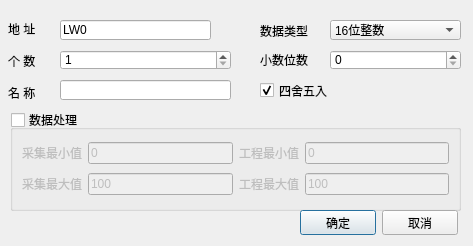
<?xml version="1.0" encoding="UTF-8"?>
<ui version="4.0">
 <class>InsertDataSample</class>
 <widget class="QDialog" name="InsertDataSample">
  <property name="geometry">
   <rect>
    <x>0</x>
    <y>0</y>
    <width>473</width>
    <height>246</height>
   </rect>
  </property>
  <property name="windowTitle">
   <string>Dialog</string>
  </property>
  <widget class="QGroupBox" name="groupBox">
   <property name="geometry">
    <rect>
     <x>10</x>
     <y>110</y>
     <width>451</width>
     <height>101</height>
    </rect>
   </property>
   <property name="title">
    <string>数据处理</string>
   </property>
   <property name="flat">
    <bool>true</bool>
   </property>
   <property name="checkable">
    <bool>true</bool>
   </property>
   <property name="checked">
    <bool>false</bool>
   </property>
   <layout class="QGridLayout" name="gridLayout_2">
    <item row="0" column="0">
     <widget class="QLabel" name="label_4">
      <property name="text">
       <string>采集最小值</string>
      </property>
      <property name="buddy">
       <cstring>inputMin</cstring>
      </property>
     </widget>
    </item>
    <item row="0" column="1">
     <widget class="QLineEdit" name="inputMin">
      <property name="inputMethodHints">
       <set>Qt::ImhPreferNumbers</set>
      </property>
      <property name="text">
       <string>0</string>
      </property>
     </widget>
    </item>
    <item row="0" column="2">
     <widget class="QLabel" name="label_8">
      <property name="text">
       <string>工程最小值</string>
      </property>
      <property name="buddy">
       <cstring>outputMin</cstring>
      </property>
     </widget>
    </item>
    <item row="0" column="3">
     <widget class="QLineEdit" name="outputMin">
      <property name="inputMethodHints">
       <set>Qt::ImhPreferNumbers</set>
      </property>
      <property name="text">
       <string>0</string>
      </property>
     </widget>
    </item>
    <item row="1" column="0">
     <widget class="QLabel" name="label_5">
      <property name="text">
       <string>采集最大值</string>
      </property>
      <property name="buddy">
       <cstring>inputMax</cstring>
      </property>
     </widget>
    </item>
    <item row="1" column="1">
     <widget class="QLineEdit" name="inputMax">
      <property name="inputMethodHints">
       <set>Qt::ImhPreferNumbers</set>
      </property>
      <property name="text">
       <string>100</string>
      </property>
     </widget>
    </item>
    <item row="1" column="2">
     <widget class="QLabel" name="label_6">
      <property name="text">
       <string>工程最大值</string>
      </property>
      <property name="buddy">
       <cstring>outputMax</cstring>
      </property>
     </widget>
    </item>
    <item row="1" column="3">
     <widget class="QLineEdit" name="outputMax">
      <property name="inputMethodHints">
       <set>Qt::ImhPreferNumbers</set>
      </property>
      <property name="text">
       <string>100</string>
      </property>
     </widget>
    </item>
   </layout>
  </widget>
  <widget class="QWidget" name="layoutWidget">
   <property name="geometry">
    <rect>
     <x>300</x>
     <y>210</y>
     <width>158</width>
     <height>25</height>
    </rect>
   </property>
   <layout class="QHBoxLayout" name="horizontalLayout">
    <item>
     <widget class="QPushButton" name="btn_ok">
      <property name="text">
       <string>确定</string>
      </property>
      <property name="default">
       <bool>true</bool>
      </property>
     </widget>
    </item>
    <item>
     <widget class="QPushButton" name="btn_cancel">
      <property name="text">
       <string>取消</string>
      </property>
     </widget>
    </item>
   </layout>
  </widget>
  <widget class="QLabel" name="label_2">
   <property name="geometry">
    <rect>
     <x>260</x>
     <y>20</y>
     <width>61</width>
     <height>21</height>
    </rect>
   </property>
   <property name="text">
    <string>数据类型 </string>
   </property>
   <property name="buddy">
    <cstring>combo_datatype</cstring>
   </property>
  </widget>
  <widget class="QPushButton" name="btn_addr">
   <property name="geometry">
    <rect>
     <x>210</x>
     <y>20</y>
     <width>21</width>
     <height>21</height>
    </rect>
   </property>
   <property name="text">
    <string/>
   </property>
   <property name="icon">
    <iconset resource="../../resourse.qrc">
     <normaloff>:/addressintput/images/address.bmp</normaloff>:/addressintput/images/address.bmp</iconset>
   </property>
   <property name="flat">
    <bool>true</bool>
   </property>
  </widget>
  <widget class="QComboBox" name="combo_datatype">
   <property name="geometry">
    <rect>
     <x>330</x>
     <y>20</y>
     <width>131</width>
     <height>20</height>
    </rect>
   </property>
   <item>
    <property name="text">
     <string>16位整数</string>
    </property>
   </item>
   <item>
    <property name="text">
     <string>32位整数</string>
    </property>
   </item>
   <item>
    <property name="text">
     <string>16位正整数</string>
    </property>
   </item>
   <item>
    <property name="text">
     <string>32位正整数</string>
    </property>
   </item>
   <item>
    <property name="text">
     <string>16位BCD码</string>
    </property>
   </item>
   <item>
    <property name="text">
     <string>32位BCD码</string>
    </property>
   </item>
   <item>
    <property name="text">
     <string>32位浮点数</string>
    </property>
   </item>
   <item>
    <property name="text">
     <string>ASCII字符串</string>
    </property>
   </item>
   <item>
    <property name="text">
     <string>UNICODE字符串</string>
    </property>
   </item>
  </widget>
  <widget class="QLineEdit" name="edit_name">
   <property name="geometry">
    <rect>
     <x>60</x>
     <y>80</y>
     <width>171</width>
     <height>20</height>
    </rect>
   </property>
   <property name="text">
    <string/>
   </property>
  </widget>
  <widget class="QLineEdit" name="edit_addr">
   <property name="geometry">
    <rect>
     <x>60</x>
     <y>20</y>
     <width>151</width>
     <height>20</height>
    </rect>
   </property>
   <property name="text">
    <string>LW0</string>
   </property>
  </widget>
  <widget class="QLabel" name="label_9">
   <property name="geometry">
    <rect>
     <x>8</x>
     <y>85</y>
     <width>41</width>
     <height>16</height>
    </rect>
   </property>
   <property name="text">
    <string>名 称</string>
   </property>
   <property name="buddy">
    <cstring>spin_length</cstring>
   </property>
  </widget>
  <widget class="QLabel" name="label">
   <property name="geometry">
    <rect>
     <x>8</x>
     <y>21</y>
     <width>41</width>
     <height>16</height>
    </rect>
   </property>
   <property name="text">
    <string>地 址</string>
   </property>
   <property name="buddy">
    <cstring>edit_addr</cstring>
   </property>
  </widget>
  <widget class="QLabel" name="label_3">
   <property name="geometry">
    <rect>
     <x>8</x>
     <y>53</y>
     <width>41</width>
     <height>16</height>
    </rect>
   </property>
   <property name="text">
    <string>个 数</string>
   </property>
   <property name="buddy">
    <cstring>spin_length</cstring>
   </property>
  </widget>
  <widget class="QSpinBox" name="spin_length">
   <property name="geometry">
    <rect>
     <x>60</x>
     <y>50</y>
     <width>171</width>
     <height>20</height>
    </rect>
   </property>
   <property name="minimum">
    <number>1</number>
   </property>
   <property name="maximum">
    <number>256</number>
   </property>
  </widget>
  <widget class="QSpinBox" name="spin_decLen">
   <property name="geometry">
    <rect>
     <x>330</x>
     <y>50</y>
     <width>131</width>
     <height>20</height>
    </rect>
   </property>
   <property name="minimum">
    <number>0</number>
   </property>
   <property name="maximum">
    <number>4</number>
   </property>
   <property name="value">
    <number>0</number>
   </property>
  </widget>
  <widget class="QCheckBox" name="checkBox">
   <property name="geometry">
    <rect>
     <x>260</x>
     <y>80</y>
     <width>191</width>
     <height>21</height>
    </rect>
   </property>
   <property name="text">
    <string>四舍五入</string>
   </property>
   <property name="checked">
    <bool>true</bool>
   </property>
  </widget>
  <widget class="QLabel" name="label_7">
   <property name="geometry">
    <rect>
     <x>260</x>
     <y>50</y>
     <width>61</width>
     <height>20</height>
    </rect>
   </property>
   <property name="text">
    <string>小数位数</string>
   </property>
   <property name="buddy">
    <cstring>spin_length</cstring>
   </property>
  </widget>
 </widget>
 <tabstops>
  <tabstop>edit_addr</tabstop>
  <tabstop>btn_addr</tabstop>
  <tabstop>combo_datatype</tabstop>
  <tabstop>spin_length</tabstop>
  <tabstop>btn_ok</tabstop>
  <tabstop>btn_cancel</tabstop>
 </tabstops>
 <resources>
  <include location="../../resourse.qrc"/>
 </resources>
 <connections/>
</ui>
